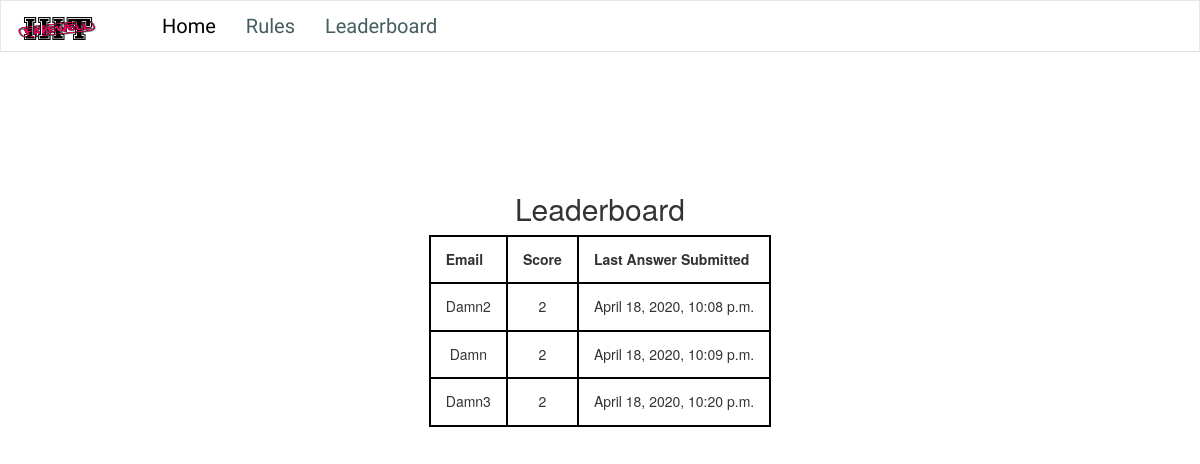
The app's page /leaderboard/, older data.
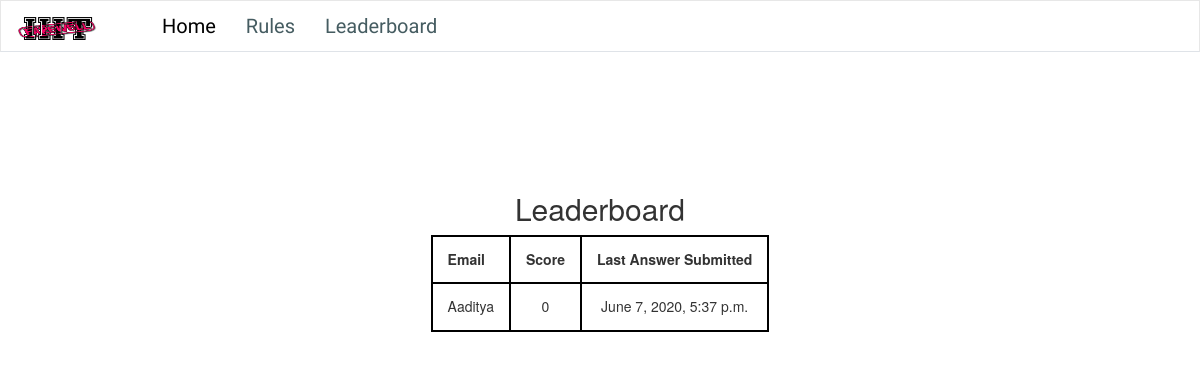
The same page, newer data.
### treasurehunt/models.py (models this page shows, shortened)
class UserProfile(AbstractBaseUser, PermissionsMixin):
    email = models.EmailField(max_length=255, unique=True)
    name = models.CharField(max_length=255)
    is_active = models.BooleanField(default=True)
    is_staff = models.BooleanField(default=False)
    objects = UserProfileManager()
    USERNAME_FIELD = 'email'
    REQUIRED_FIELDS = ['name']

class Score(models.Model):
    user = models.OneToOneField(UserProfile, on_delete=models.CASCADE)
    score = models.PositiveIntegerField(default=0)
    last_answer = models.DateTimeField(auto_now=True)

### treasurehunt/views.py (the view)
# urls.py: path('leaderboard/', views.leaderboard, name='leaderboard')
def leaderboard(request):
    leader = models.Score.objects.all().order_by('-score', 'last_answer')
    if len(leader) >= 30:
        user_name = []
        for x in leader[:30]:
            user_name.append((x.user.name, x.score, x.last_answer))
        return render(request, 'treasurehunt/leaderboard.html', {
            'flag': 0,
            'user_name': user_name,
        })
    else:
        user_name = []
        for x in leader:
            user_name.append((x.user.name, x.score, x.last_answer))
        return render(request, 'treasurehunt/leaderboard.html', {
            'user_name': user_name,
        })

### treasurehunt/templates/treasurehunt/leaderboard.html
{% extends "treasurehunt/base.html" %}
{% block content %}
{% load static %}
<br><br><br><br><br>
<div class="container leader" style="background : white;">
    <center>
        <strong>
            <h2>Leaderboard</h2>
        </strong>
    </center>
    <center>
        <h5>
            <table style="border: 2px solid black;">
                <tr>
                    <th style="border: 2px solid black;padding: 15px;">Email</th>
                    <th style="border: 2px solid black;padding: 15px;">Score</th>
                    <th style="border: 2px solid black;padding: 15px;">Last Answer Submitted</th>
                </tr>
                {% for x,y,z in user_name  %}
                <tr>
                    <td style="border: 2px solid black; text-align :center;padding: 15px;">{{x}}</td>
                    <td style="border: 2px solid black;text-align :center;padding: 15px;">{{y}}</td>
                    <td style="border: 2px solid black;text-align :center;padding: 15px;">{{z}}</td>
                </tr>
                {% endfor %}
            </table>
        </h5>
    </center>
</div>
{% endblock content %}

### treasurehunt/templates/treasurehunt/base.html (shortened to what this page needs)
<!DOCTYPE html>
{% load static %}
<!DOCTYPE html>
<html lang="en">
<head>
    <link rel="stylesheet" href="https://maxcdn.bootstrapcdn.com/font-awesome/4.7.0/css/font-awesome.min.css">
    <link rel="stylesheet" href="https://maxcdn.bootstrapcdn.com/bootstrap/3.3.7/css/bootstrap.min.css">
    <link rel="stylesheet" href="{% static 'styles/style.css'%}">
</head>
<body>
    <nav class="navbar navbar-default navbar-expand-lg navbar-light">
        <div class="container">
            <div class="navbar-header d-flex col">
                <a href="{% url 'treasurehunt:index' %}" class="navbar-brand"><img src="{% static 'images/logo.jpg'%}"
                        height=25vh width=80vw></img></a>
            </div>
            <div id="navbarCollapse" class="collapse navbar-collapse justify-content-start">
                <ul class="nav navbar-nav">
                    <li class="nav-item active"><a href="{% url 'treasurehunt:index' %}" class="nav-link">Home</a></li>
                    <li class="nav-item"><a href="{% static 'files/Rules.pdf'%}" target="_blank"
                            rel="noopener noreferrer">Rules</a></li>
                    <li class="nav-item"><a href="{% url 'treasurehunt:leaderboard' %}">Leaderboard</a></li>
                </ul>
            </div>
        </div>
    </nav>
    {% block content %}
    {% endblock content %}
</body>
</html>

### treasurehunt/static/styles/style.css (style rules this page uses)
body { background-image: url("../images/backgif.gif"); background-repeat: no-repeat; background-attachment: fixed; background-position: center; background-size:100% 100%; }
.navbar a { font-family: 'Metal Mania', cursive; }
.navbar-header.col { padding: 0 !important; }
.navbar { background: #fff; padding-left: 16px; padding-right: 16px; border-bottom: 1px solid #dfe3e8; border-radius: 0; }
.navbar .navbar-brand { font-size: 20px; padding-left: 0; padding-right: 50px; }
.navbar ul.nav li a { font-size:20px; color: #455c61; }
.navbar ul.nav li.active > a, .navbar ul.nav li.open > a { color: #000 !important; background: transparent !important; }

Row changes from the older to the newer data that the page shows:
removed UserProfile: user_name "Damn2"
removed Score: user_name "April 18, 2020, 10:08 p.m."
removed UserProfile: user_name "Damn"
removed Score: user_name "April 18, 2020, 10:09 p.m."
removed UserProfile: user_name "Damn3"
removed Score: user_name "April 18, 2020, 10:20 p.m."
now on this page (row edited): UserProfile: user_name "Aaditya"
added Score: user_name "June 7, 2020, 5:37 p.m."
Text that changed along with them:
new list line: "0"
list line gone: "2"
